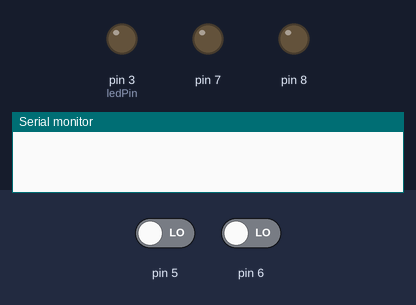
A sketch run on a simulated Arduino Uno, built with avr-gcc and run on an emulated ATmega328P. Parts: output pins drawn as LEDs (lit = HIGH), the last lines printed to the serial monitor. The test bench sets the inputs (shaded band); at power-on: pin 5 LOW, pin 6 LOW.

Above: at 1.2 s.
1.3 s: pin 5 driven HIGH
At 2.3 s:
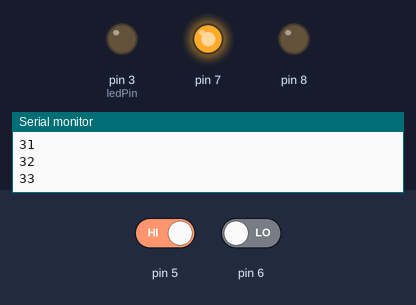
3.1 s: pin 6 driven HIGH
6.1 s: pin 6 driven LOW
At 7.1 s:
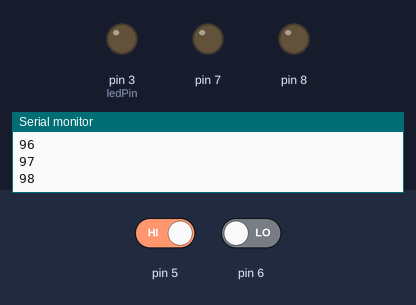
7.6 s: pin 6 driven HIGH
At 7.75 s:
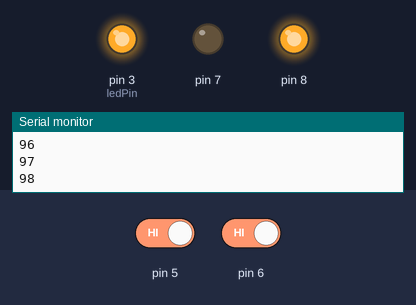
10.5 s: pin 5 driven LOW
At 11.1 s:
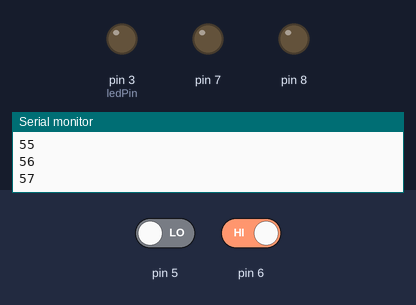
Timing chart, 0 to 13.0 s (numbered marks = the images above; inputs shaded):
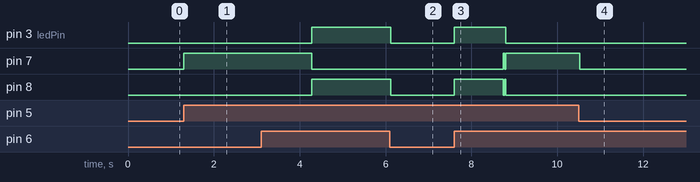

Measured:
- after the input at 1.3 s, pin 7: LOW → HIGH at once
- after the input at 3.1 s, pin 3 (ledPin), pin 8: LOW → HIGH after 1.2 s
- after the input at 6.1 s, pin 3 (ledPin): HIGH → LOW after 0.02 s instead of 1.2 s; pin 7: stays LOW (without the input it goes to HIGH after 1.2 s)
- after the input at 7.6 s, pin 3 (ledPin): LOW → HIGH at once, → LOW 1.2 s later; pin 7: LOW → HIGH after 1.1 s, → LOW 0.03 s later, → HIGH 0.03 s later; pin 8: LOW → HIGH at once, → LOW 1.1 s later, → HIGH 0.03 s later, → LOW 0.03 s later
- after the input at 10.5 s, pin 3 (ledPin), pin 8: stays LOW (without the input it goes to HIGH after 1.3 s); pin 7: HIGH → LOW after 0.02 s instead of 1.3 s

The sketch:

gates_on_fixed_position_not_greater_than_code.ino
```cpp
      // the number of the pushbutton pin
const int ledPin =  3;      // the number of the LED pin
 int x = 0;
int buttonstate = 0;
int buttonstate2 = 0;
int y = 0;
int a = 0;
void setup() {

  pinMode(3, OUTPUT);
 pinMode(5,INPUT);
  Serial.begin(9600);
  pinMode(6,INPUT);
pinMode(7,OUTPUT);
  pinMode(8,OUTPUT);
}

void loop()
{
buttonstate = digitalRead(5);
buttonstate2 = digitalRead(6);


if(buttonstate == HIGH)
{
  if(x<100)
{
  digitalWrite(7,HIGH);
digitalWrite(8,LOW);
Serial.println(x);
delay(30);

x++;
}

}
if(buttonstate2 == HIGH)
{
  if(y <100)
  {
digitalWrite(7,LOW);
digitalWrite(8,HIGH);
digitalWrite(3,HIGH);
delay(30);
y++;
  }
}

if(x<99)
{y = 100;
  }
  if(x == 99)
  {y = 0;}

if(y<99)
{x = 100;
  }

  if(y ==99)
  {x = 0;
    }
else
{
digitalWrite(7,LOW);
digitalWrite(8,LOW);

digitalWrite(3,LOW);

  }
}
```
